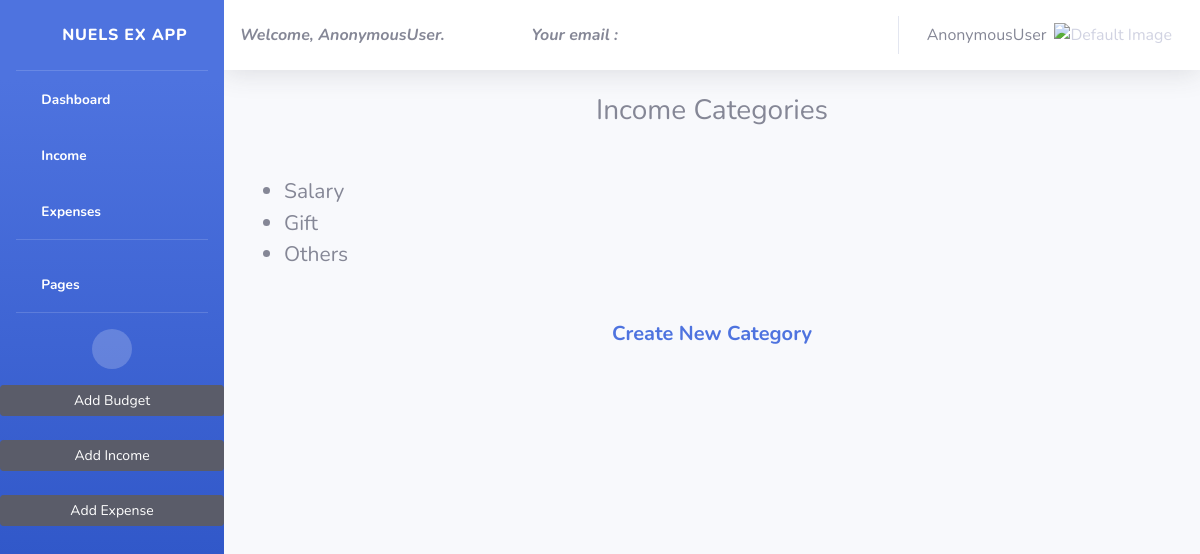
Page /incomecategorylist/ on the committed database.
### expenses/models.py (models this page shows, shortened)
class Incomecategory(models.Model):
    name = models.CharField(max_length=200, blank=True, null=True)
    slug = models.SlugField(unique=True, blank=True, max_length=300,)

### expenses/views.py (the view)
# urls.py: path('incomecategorylist/', IncomeCategoryListView.as_view(), name='incomecategory-list'),
class IncomeCategoryListView(View):
    def get(self, request):
        income_categories = Incomecategory.objects.all()
        context = {
            'income_categories': income_categories
        }
        return render(request, 'incoexp/incomecategory_list.html', context=context)

### expenses/context_processor.py (called while the page is built)
def profile_info(request):
    if request.user.is_authenticated:
        try:
            profile = Userprofile.objects.get(user=request.user)
            return {'user_profile': profile}
        except Userprofile.DoesNotExist:
            pass
    return {}

### expenses/expensescat_context.py (called while the page is built)
def cate_list(request):
    globa_list =Expensescategory.objects.all()
    return {
        'globa_list': globa_list,
    }

### expenses/incomecat_context.py (called while the page is built)
def category_list(request):
    global_list = Incomecategory.objects.all()
    return {
        'global_list': global_list,
    }

### templates/incoexp/incomecategory_list.html (shortened to what this page needs)
{% extends 'index.html' %}
{% block content %}
  <h3>Income Categories</h3>
  <ul>
    {% for category in income_categories %}
      <li style="font-size: 21px; margin-left: 20px;">{{ category.name }}</li>
    {% endfor %}
  </ul>
  <div class="text-center mt-5">
    <a href="{% url 'incomecategory-create' %}" style="font-size: 20px; font-weight: bold;">Create New Category</a>
  </div>
{% endblock %}

### templates/incoexp/incomecategory_list.html (style rules this page uses)
h3 { text-align: center; margin-top: 20px; margin-bottom: 5%; }

### rows in the picture
Incomecategory: name "Salary"
Incomecategory: name "Gift"
Incomecategory: name "Others"

### other values in the picture
{{ request.user }} "AnonymousUser"
